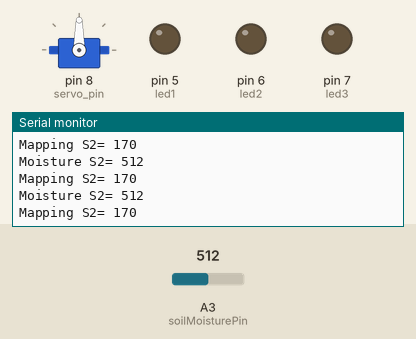
A sketch run on a simulated Arduino Uno, built with avr-gcc and run on an emulated ATmega328P. Parts: servo, output pins drawn as LEDs (lit = HIGH), the last lines printed to the serial monitor. Inputs (shaded band) come from the test bench; at power-on: A3 (soilMoisturePin) = 512.

Above: at 4.2 s.
4.3 s: A3 (soilMoisturePin) set to 983
At 4.7 s:
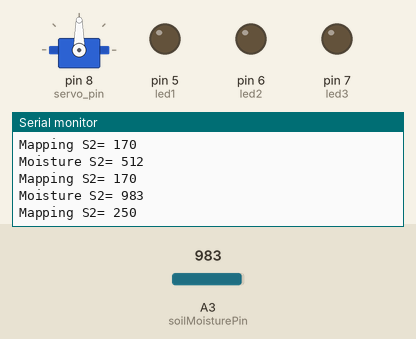
5.8 s: A3 (soilMoisturePin) set to 1016
At 5.96 s:
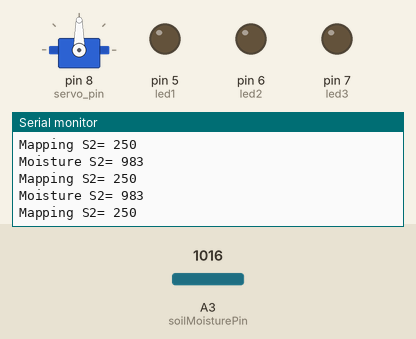
Timing chart, 0 to 8.8 s (numbered marks = the images above; inputs shaded):
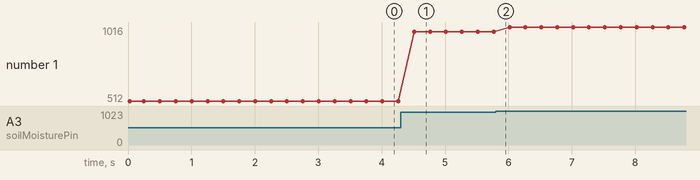

The sketch:

main.ino
```cpp
#include <Wire.h>
#include <Servo.h>
#define MY_ADDRESS 3


Servo myServo;
const int led1 = 5;
const int led2 = 6;
const int led3 = 7;
const int servo_pin = 8 ;
const int soilMoisturePin = A3;
int moistureSensor;
int moisture;


void setup() {
  Wire.begin(MY_ADDRESS);
  Wire.onReceive(receiveEvent);
  Wire.onRequest(requestEvent);
  Serial.begin(9600);
  Serial.println("Slave 2 Ready to work");
  pinMode(led1, OUTPUT);
  pinMode(led2, OUTPUT);
  pinMode(led3, OUTPUT);
  myServo.attach(servo_pin);
}

void loop() {
  moistureSensor = analogRead(soilMoisturePin);
  if(moistureSensor >= 800){
    moisture = 250; // Mositure more that 80%
  } else if(moistureSensor >= 500 && moistureSensor < 800){
    moisture = 170; // Moisture less than 50%
  } else {
    moisture = 80;// Moisture between 80% and 50%
  }
  Serial.print("Moisture S2= ");
  Serial.println(moistureSensor);
  Serial.print("Mapping S2= ");
  Serial.println(moisture);
  delay(250);
}

void receiveEvent(int howMany) {
  char buffer[10];
  readMessage(buffer, sizeof(buffer));
  Serial.print("Received: ");
  Serial.println(buffer);

  char pos;
  int rate;
  if (parseMessage(buffer, pos, rate)) {
    Serial.print("---Parsed rate: ");
    Serial.println(rate);
    Serial.print("---Parsed position: ");
    Serial.println(pos);

    setServoPosition(pos);
    setLEDs(rate);
  }
}

void readMessage(char* buffer, size_t bufferSize) {
  byte i = 0;
  while (Wire.available() && i < bufferSize - 1) {
    buffer[i++] = Wire.read();
  }
  buffer[i] = '\0';
}

bool parseMessage(char* buffer, char& pos, int& rate) {
  char* dashPtr = strchr(buffer, '-');
  if (dashPtr == NULL) return false;

  *dashPtr = '\0';
  pos = buffer[0];
  rate = atoi(dashPtr + 1);
  return true;
}

void setServoPosition(char pos) {
  int angle = (pos == 'L') ? 60 : 120;
  myServo.write(angle);
}

void setLEDs(int rate) {
  digitalWrite(led1, rate >= 5);
  digitalWrite(led2, rate >= 10);
  digitalWrite(led3, rate >= 15);
}


void requestEvent(){
  Wire.write((byte*)&moisture, sizeof(moisture)); // Sizeof int is 2 bytes
}
```

Measured:
- after the input at 4.3 s, the serial monitor: prints a new line after 0.21 s (image 1)
- plotted number 1: 512 → 983 after the input at 4.3 s, 983 → 1016 after the input at 5.8 s
